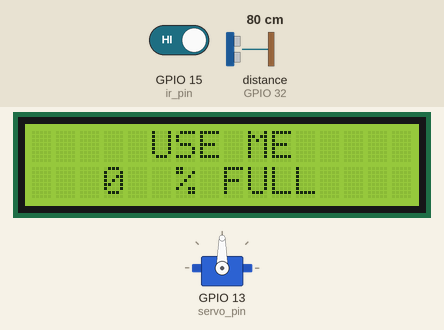
The sketch below on a simulated ESP32. On the bench: 16×2 character LCD, servo. Wiring (inferred from the names in the program): ultrasonic range finder: trigger GPIO 33; echo GPIO 32. The inputs (shaded band) are chosen by the test bench; at power-on: GPIO 15 (ir_pin) HIGH, distance to the obstacle (sensor on GPIO 32) 80 cm. The echo pulse lasts 58.3 µs per cm; WiFi joins after 1.5 s; servers stay silent unless stated; what the sketch prints to the serial monitor is not drawn.

Above: at 3.3 s.
3.4 s: GPIO 15 (ir_pin) driven LOW
At 4.7 s:
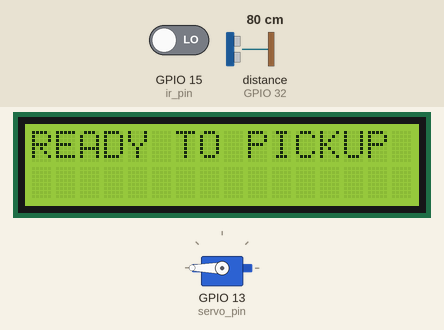
9.4 s: distance to the obstacle (sensor on GPIO 32) set to 2 cm
At 14.5 s:
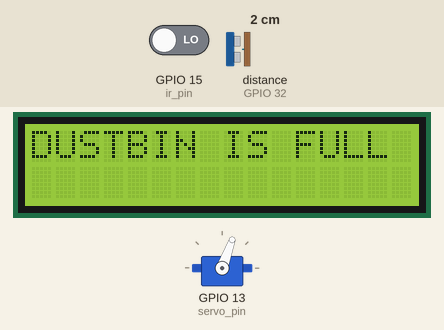
15.4 s: distance to the obstacle (sensor on GPIO 32) set to 9 cm
At 17.8 s:
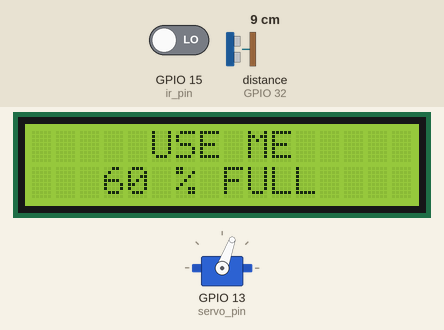
20.7 s: distance to the obstacle (sensor on GPIO 32) set to 4 cm
At 22.3 s:
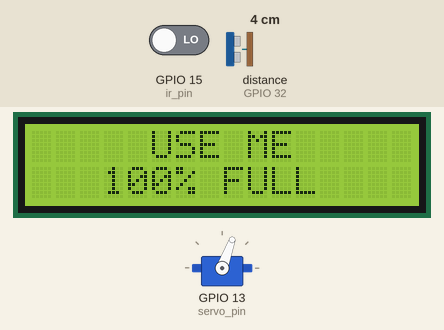
26.7 s: distance to the obstacle (sensor on GPIO 32) set to 35 cm
At 27.7 s:
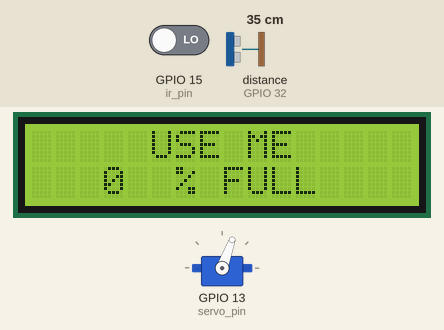
Timing chart, 0 to 33.7 s (numbered marks = the images above; inputs shaded):
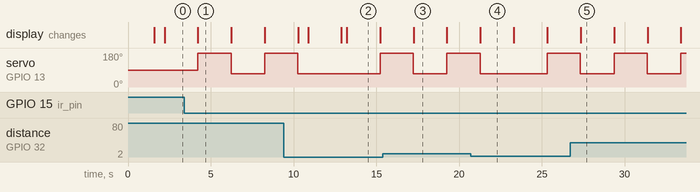

The sketch:

smart_dustbin.ino
```cpp
#include <Servo.h>
#include <LiquidCrystal_I2C.h>
#include <WiFiClientSecure.h>
#include <UniversalTelegramBot.h>
#include <ArduinoJson.h>


LiquidCrystal_I2C lcd(0x27, 16, 2);


// Giving wifi name and password to esp32
WiFiClientSecure client;
const char* ssid = "NILESH";
const char* password = "11112222";

// Telegram Bot Configuration
#define BOTtoken "5657684249:AAEA7P5iyZWVrEYRIhK594OkbZH0p8J7HrE"
#define CHAT_ID "1457594471"
UniversalTelegramBot bot("5657684249:AAEA7P5iyZWVrEYRIhK594OkbZH0p8J7HrE", client);

// Servo Pin Declaration
#define servo_pin 13  // Defining servo motor pin
Servo myservo;        // create servo object to control a servo
int pos = 0;


// pin configuration for ultrasonic sensor
const int trig_pin = 33;
const int echo_pin = 32;
int di;  // Distance given by ultrasonic pin
long duration;


// pin configuration for ir sensor
#define ir_pin 15  // Setting ir motor pin


#define height 20  // Height of the dustbin


// Defining flags
int f1;
int f2;
int f3;


// Distance calculation function for ultrasonic sensor
int distance(int trig, int echo) {
  digitalWrite(trig, LOW);
  delayMicroseconds(1);

  digitalWrite(trig, HIGH);
  delayMicroseconds(1);

  digitalWrite(trig, LOW);
  duration = pulseIn(echo, HIGH);
  return duration * 0.034 / 2;
}


void setup() {

  Serial.begin(115200);

  // Setting servo motor pin as output
  pinMode(13, OUTPUT);
  digitalWrite(13, HIGH);

  // Setting ultrasonic sensor pins
  pinMode(trig_pin, OUTPUT);
  pinMode(echo_pin, INPUT);

   // Pin for IR sensor
  pinMode(ir_pin, INPUT);

  // LCD INITIALIZATION
  lcd.begin();
  lcd.backlight();

  // attaches the servo on servo_pin to the servo object
  myservo.attach(servo_pin);

  //Initialisation of bot
  client.setCACert(TELEGRAM_CERTIFICATE_ROOT);

  // Initialisation of wifi
  lcd.print("Connecting WIFI: ");

  WiFi.mode(WIFI_STA);
  WiFi.begin(ssid, password);

  while (WiFi.status() != WL_CONNECTED) {
    Serial.print(".");
    delay(500);
  }
  lcd.clear();

  // Telegram bot activation
  bot.sendMessage("1457594471", "Smart Dustbin Started", "");
  bot.sendMessage("1457594471", "Dustbin is empty", "");

  //Initializing flags
  f1 = 0;
  f2 = 0;
  f3 = 0;
}


void loop() {

  // opening of lid after detection of presence
  if (digitalRead(ir_pin) == LOW) {
    lcd.clear();
    lcd.print("READY TO PICKUP");

    for (pos = 0; pos <= 180; pos += 1)
    {
      myservo.write(pos);
      if (pos == 180)
        delay(2000);
    }

    for (pos = 180; pos >= 70; pos -= 1)
      myservo.write(pos);

    lcd.clear();
  }


  // Calculting di from ultrasonic sensor
  di = distance(trig_pin, echo_pin);

  if (di != 0) {
    int a = 0;
    if (di >= height)
      a = 0;
    else
      a = 100 - ((100 * di) / height);
    if (a >= 50 && f1 == 0) {
      bot.sendMessage("1457594471", "Dustbin is Half", "");
      f1 = 1;
    }


    if (a >= 90 && f2 == 0) {
      bot.sendMessage("1457594471", "Dustbin is 90% Full", "");
      f2 = 1;
    }

    lcd.clear();
    lcd.setCursor(5, 0);
    lcd.print("USE ME");


    lcd.setCursor(3, 1);
    if (a > 70)
      a = 100;
    lcd.print(a);
    lcd.setCursor(6, 1);
    lcd.print("% FULL");
    delay(2000);


    if (a > 90 && di > 0) {
      lcd.clear();
      lcd.setCursor(0, 0);

      if (f3 == 0) {
        bot.sendMessage("1457594471", "Dustbin is Full", "");
        f3 = 1;
      }
      lcd.print("DUSTBIN IS FULL");
      delay(2000);
    }
  }
}
```

Measured:
- after the input at 3.4 s, servo on GPIO 13 (servo_pin): 90° → 180° after 0.82 s, → 70° 2.0 s later, → 180° 2.0 s later; the display: changes after 0.82 s (image 1)
- after the input at 9.4 s, the display: first changes after 0.87 s (image 2 shows a later state)
- after the input at 20.7 s, the display: changes after 0.58 s (image 4)
- what the display in image 1 shows lasts 2.0 s, from 4.2 s to 6.2 s
